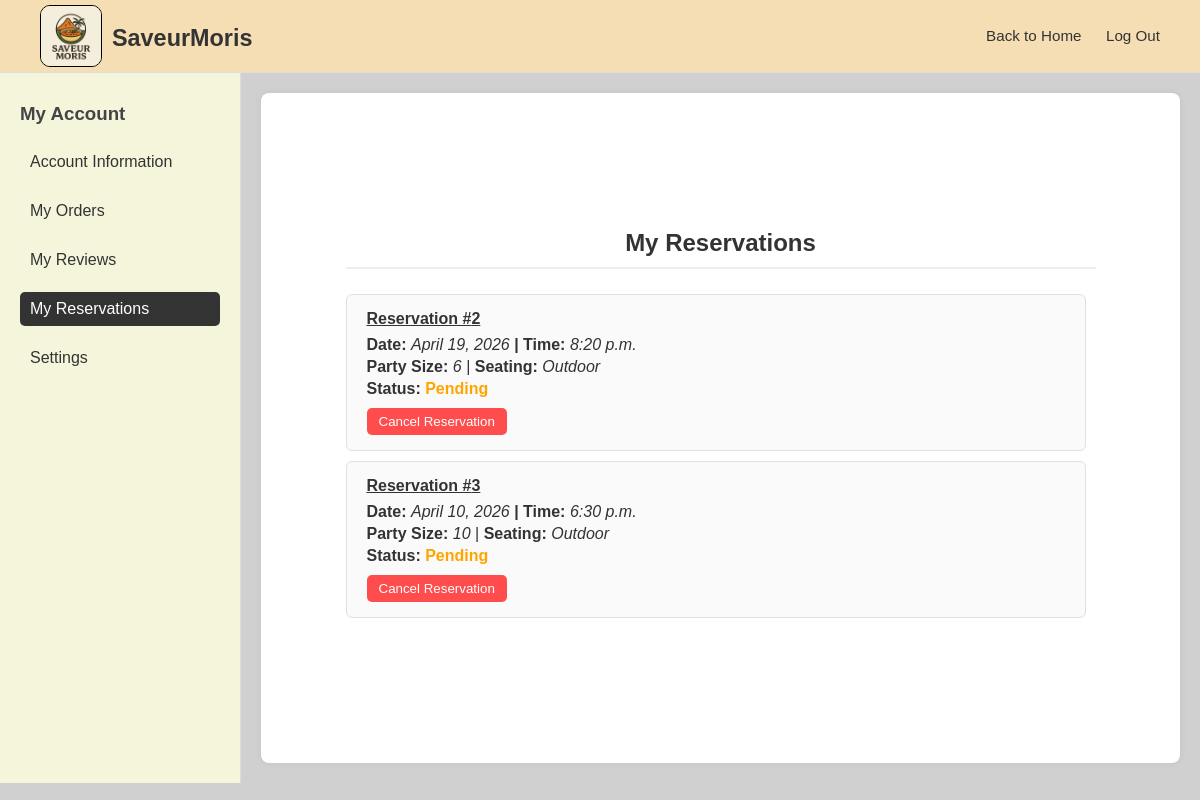
The page /profile/my_reservations/ (signed in) on the database its author committed.
### web_app/models.py (models this page shows, shortened)
class Reservation(models.Model):
    STATUS_PENDING = "pending"
    STATUS_CONFIRMED = "confirmed"
    STATUS_CANCELLED = "cancelled"
    STATUS_CHOICES = [
        (STATUS_PENDING, "Pending"),
        (STATUS_CONFIRMED, "Confirmed"),
        (STATUS_CANCELLED, "Cancelled"),
    ]
    SEATING_INDOOR = "Indoor"
    SEATING_OUTDOOR = "Outdoor"
    SEATING_CHOICES = [
        (SEATING_INDOOR, "Indoor"),
        (SEATING_OUTDOOR, "Outdoor"),
    ]
    customer = models.ForeignKey(
        Customer,
        on_delete=models.CASCADE,
        related_name="reservations",
    )
    reservation_date = models.DateField()
    reservation_time = models.TimeField()
    party_size = models.PositiveIntegerField(default=1)
    seating_choice = models.CharField(
        max_length=20,
        choices=SEATING_CHOICES,
        default=SEATING_INDOOR,
    )
    allergy_info = models.TextField(blank=True)
    status = models.CharField(
        max_length=20,
        choices=STATUS_CHOICES,
        default=STATUS_PENDING,
    )
    class Meta:
        ordering = ["-reservation_date", "-reservation_time"]

### web_app/views.py (the view)
# urls.py: path('profile/my_reservations/', views.account_reservations, name='reservations'),
@login_required
def account_reservations(request):
    customer, missing_response = get_customer_or_redirect(request, "home")
    if missing_response:
        return missing_response
    reservations = Reservation.objects.filter(customer=customer)
    return render(
        request,
        "web_app/account/reservations.html",
        {
            "section": "reservations",
            "reservations": reservations,
        },
    )

### web_app/views.py (called while the page is built)
def get_customer_or_redirect(request, redirect_name="home"):
    customer = Customer.objects.filter(user=request.user).first()
    if customer:
        return customer, None
    messages.error(request, "Customer profile not found for this account.")
    return None, redirect(redirect_name)

### web_app/templates/web_app/account/reservations.html (shortened to what this page needs)
{% extends 'web_app/account/base_account.html' %}
{% block content %}
<h2>My Reservations</h2>
<div class="scroll-section">
    {% if reservations %}
        {% for r in reservations %}
        <div class="order-card">
            <h4><u>Reservation #{{ r.id }}</u></h4>
            <p><strong>Date: </strong> <i>{{ r.reservation_date }}</i> <strong> | Time: </strong> <i>{{ r.reservation_time }}</i></p>
            <p><strong>Party Size:</strong> <i>{{ r.party_size }}</i> | <strong> Seating: </strong> <i>{{ r.seating_choice }}</i></p>
            <p><strong>Status: </strong>
                <span class="status {% if r.status == 'confirmed' %}delivered{% elif r.status == 'pending' %}pending{% else %}cancelled{% endif %}">
                    {{ r.status|title }}
                </span>
            </p>
            {% if r.status == 'pending' %}
                <form action="{% url 'cancel_reservation' r.id %}" method="POST" style="margin-top: 10px;">
                    <button type="submit" class="btn btn-danger" onclick="return confirm('Are you sure you want to cancel this reservation?')">
                        Cancel Reservation
                    </button>
                </form>
            {% endif %}
        </div>
        {% endfor %}
    {% else %}
        <p>No reservations yet.</p>
    {% endif %}
</div>
{% endblock %}

### web_app/static/web_app/css/account/layout.css (style rules this page uses)
.content h2 { text-align: center; margin-bottom: 25px; border-bottom: 2px solid #eee; padding-bottom: 10px; }

### web_app/static/web_app/css/account/settings.css (style rules this page uses)
.btn-danger { background-color: #ff4d4d; color: white; border: none; border-radius: 5px; padding: 6px 12px; }

### web_app/static/web_app/css/account/scroll.css (style rules this page uses)
.scroll-section { max-height: 70vh; overflow-y: auto; padding-right: 10px; }

### web_app/static/web_app/css/account/orders.css (style rules this page uses)
.order-card { background-color: #fafafa; border: 1px solid #e0e0e0; border-radius: 6px; padding: 15px 20px; margin-bottom: 10px; }
.order-card h4 { margin-bottom: 8px; }
.order-card p { margin-bottom: 4px; }
.status { font-weight: bold; }
.status.pending { color: orange; }

### web_app/templates/web_app/account/base_account.html (style rules this page uses)
* { margin: 0; padding: 0; font-family: Arial, Helvetica, sans-serif; }
body { min-height: 100vh; background-color: #d0d0d0; color: #333; overflow: hidden; }

### rows shown on the page
Reservation: id "2", reservation_date "April 19, 2026", reservation_time "8:20 p.m.", party_size "6", seating_choice "Outdoor", status "Pending", shows "Cancel Reservation"
Reservation: id "3", reservation_date "April 10, 2026", reservation_time "6:30 p.m.", party_size "10", seating_choice "Outdoor", status "Pending", shows "Cancel Reservation"
